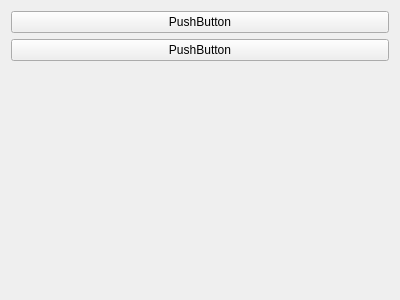
<?xml version="1.0" encoding="UTF-8"?>
<ui version="4.0">
 <class>TestWidget</class>
 <widget class="QWidget" name="TestWidget">
  <property name="geometry">
   <rect>
    <x>0</x>
    <y>0</y>
    <width>400</width>
    <height>300</height>
   </rect>
  </property>
  <property name="windowTitle">
   <string>Form</string>
  </property>
  <layout class="QVBoxLayout" name="verticalLayout">
   <item>
    <widget class="QPushButton" name="pushButton">
     <property name="text">
      <string>PushButton</string>
     </property>
    </widget>
   </item>
   <item>
    <widget class="QPushButton" name="pushButton_2">
     <property name="text">
      <string>PushButton</string>
     </property>
    </widget>
   </item>
   <item>
    <spacer name="verticalSpacer">
     <property name="orientation">
      <enum>Qt::Vertical</enum>
     </property>
     <property name="sizeHint" stdset="0">
      <size>
       <width>20</width>
       <height>227</height>
      </size>
     </property>
    </spacer>
   </item>
  </layout>
 </widget>
 <resources/>
 <connections/>
</ui>
